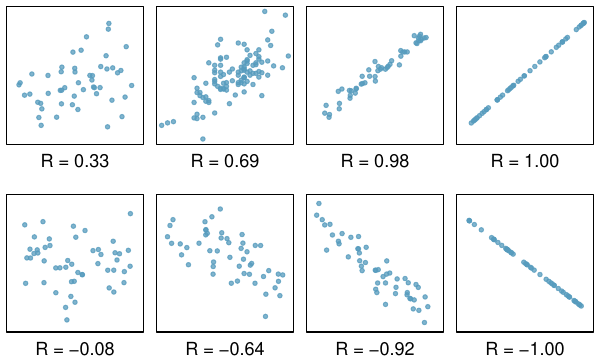

Recreate this plot in R.
library(openintro)
data(COL)
data(possum)

pdf('posNegCorPlots.pdf', 6, 3.6)

COL <- COL[1,2]
set.seed(1)

par(mfrow=c(2,4), mar=c(2.7, rep(0.5, 3)), mgp=c(1,0,0))

n <- 50
x <- c(runif(n[1]-2, 0, 4), 2, 2.1)
y <- 0.8*x + rnorm(n[1], sd=5)
plot(x,y, axes=FALSE, pch=20, col=COL[1], cex=1.351, xlim=c(-0.2, 4.2), ylim=c(-9, 17), xlab='')
box()
mtext(paste('R =', round(cor(x,y), 2)), side=1, line=1, cex=1.1)

plot(possum$totalL, possum$headL, pch=20, col=COL[1], cex=1.351, xlab='', ylab='', axes=FALSE)
box()
mtext(paste('R =', round(cor(possum$totalL, possum$headL), 2)), side=1, line=1, cex=1.1)

n <- 50
x <- c(runif(n[1]-2, 0, 4), 2, 2.1)
y <- 2*x + rnorm(n[1], sd=0.5)
plot(x,y, axes=FALSE, pch=20, col=COL[1], cex=1.351, xlim=c(-0.2, 4.2), ylim=c(-2, 9.6), xlab='')
box()
mtext(paste('R =', round(cor(x,y), 2)), side=1, line=1, cex=1.1)

n <- 50
x <- runif(n[1])
y <- x
y[y < -2] <- -1.5
plot(x,y, axes=FALSE, pch=20, col=COL[1], cex=1.351, xlim=c(-0.03, 1.03), ylim=c(-.1, 1.1), xlab='')
box()
mtext(paste('R =', format(c(round(cor(x,y), 2), 0.01))[1]), side=1, line=1, cex=1.1)

par(mar=c(2.1,0.5,1.1,0.5))

n <- 50
x <- c(runif(n[1]-2, 0, 4), 2, 2.1)
y <- -0.5*x + rnorm(n[1], sd=5)
plot(x,y, axes=FALSE, pch=20, col=COL[1], cex=1.351, xlim=c(-0.2, 4.2), ylim=c(-17, 14), xlab='')
box()
mtext(paste('R =', round(cor(x,y), 2)), side=1, line=1, cex=1.1)

n <- 50
x <- runif(n[1], -4.8, 4.8)
y <- -x+rnorm(n[1], sd=3)
plot(x,y, axes=FALSE, pch=20, col=COL[1], cex=1.351, xlim=c(-5.2, 5.2), ylim=c(-12, 10), xlab='')
box()
mtext(paste('R =', format(c(round(cor(x,y), 2), 0.01))[1]), side=1, line=1, cex=1.1)

n <- 50
x <- runif(n[1])
y <- -9*x + rnorm(n[1])
plot(x,y, axes=FALSE, pch=20, col=COL[1], cex=1.351, xlim=c(-0.03, 1.03), ylim=c(-10, 2), xlab='')
box()
mtext(paste('R =', round(cor(x,y), 2)), side=1, line=1, cex=1.1)

n <- 50
x <- runif(n[1])
y <- -x
y[y < -2] <- -1.5
plot(x,y, axes=FALSE, pch=20, col=COL[1], cex=1.351, xlim=c(-0.03, 1.03), ylim=c(-1.2, .2), xlab='')
box()
mtext(paste('R =', format(c(round(cor(x,y), 2), 0.01))[1]), side=1, line=1, cex=1.1)


dev.off()

